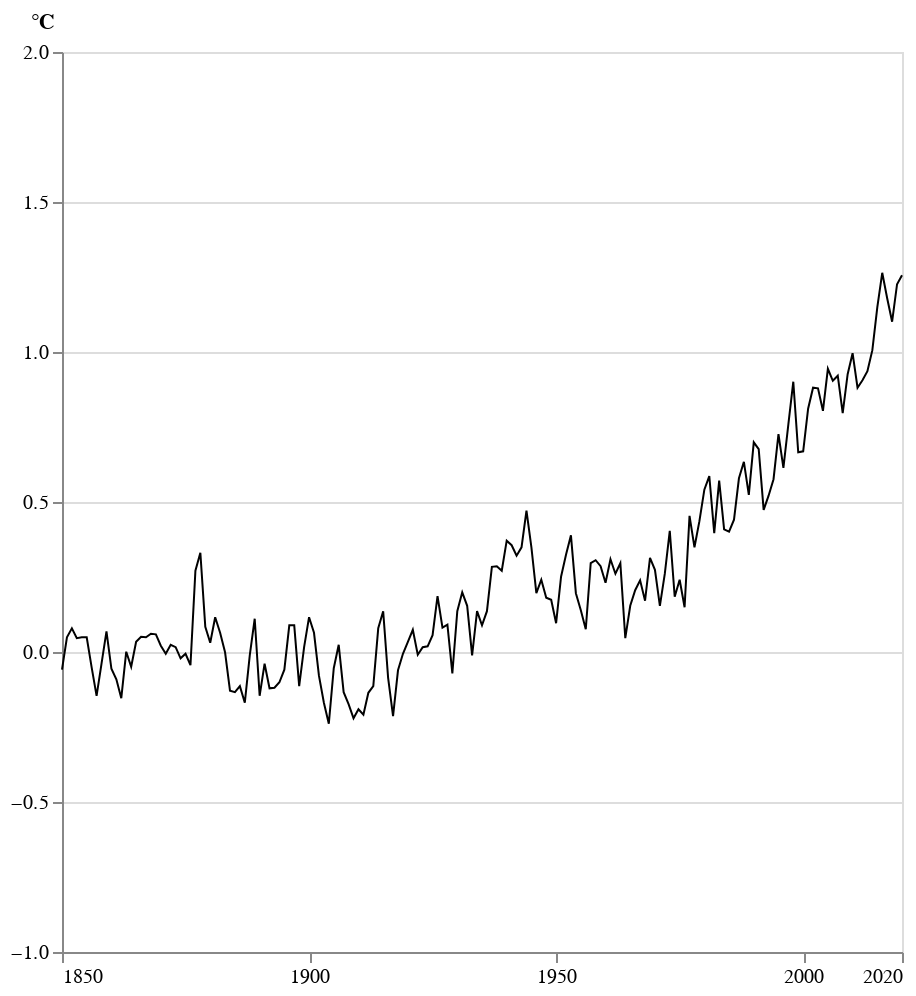

The code cell stored with this chart in its notebook:
### Markdown cell above
### Step 2 : create the base of the graph

### Code cell
base_right = alt.Chart(df_panel_b).mark_line(strokeWidth=1, color="black").encode(
    alt.X('Year:Q',                                 # year on x-axis as quantitative
          scale=alt.Scale(domain=[1850, 2020]),        # set the range of the x-axis
          axis=alt.Axis(
              tickCount=5,                          # set the number of ticks
              format = 'd',                         # set the format of the ticks
              values = [1850, 1900, 1950, 2000, 2020], # set the values of the ticks
              grid = False,                         # remove the grid
              title = None )),                      # remove the title of the axis
          
    alt.Y('GSTA_Observed:Q',
          scale=alt.Scale(domain=[-1, 2]),
          axis=alt.Axis(
              tickCount=7, 
              values = [-1,-0.5, 0.0, 0.5, 1.0, 1.5, 2.0],
              title='°C',
              titleY=-10,                           # move the title up
              titleX=-10,                           # move the title to the right
              titleAngle=0),                        # set the title angle
              )
).properties(width=420, height=450)

base_right

### Figure 1 — Vega-Lite specification as saved in the notebook (floating-point values rounded to 4 significant figures; data arrays with more than 128 entries replaced by an {"elided": "..."} marker saying what was removed)
{"config": {"view": {"continuousWidth": 400, "continuousHeight": 300}}, "data": {"name": "data-1a3920732ff90638a0ca426efefc0ea4"}, "mark": {"type": "line", "color": "black", "strokeWidth": 1}, "encoding": {"x": {"axis": {"format": "d", "grid": false, "tickCount": 5, "title": null, "values": [1850, 1900, 1950, 2000, 2020]}, "field": "Year", "scale": {"domain": [1850, 2020]}, "type": "quantitative"}, "y": {"axis": {"tickCount": 7, "title": "°C", "titleAngle": 0, "titleX": -10, "titleY": -10, "values": [-1, -0.5, 0.0, 0.5, 1.0, 1.5, 2.0]}, "field": "GSTA_Observed", "scale": {"domain": [-1, 2]}, "type": "quantitative"}}, "height": 450, "width": 420, "$schema": "https://vega.github.io/schema/vega-lite/v4.17.0.json", "datasets": {"data-1a3920732ff90638a0ca426efefc0ea4": {"elided": "171 records"}}}
